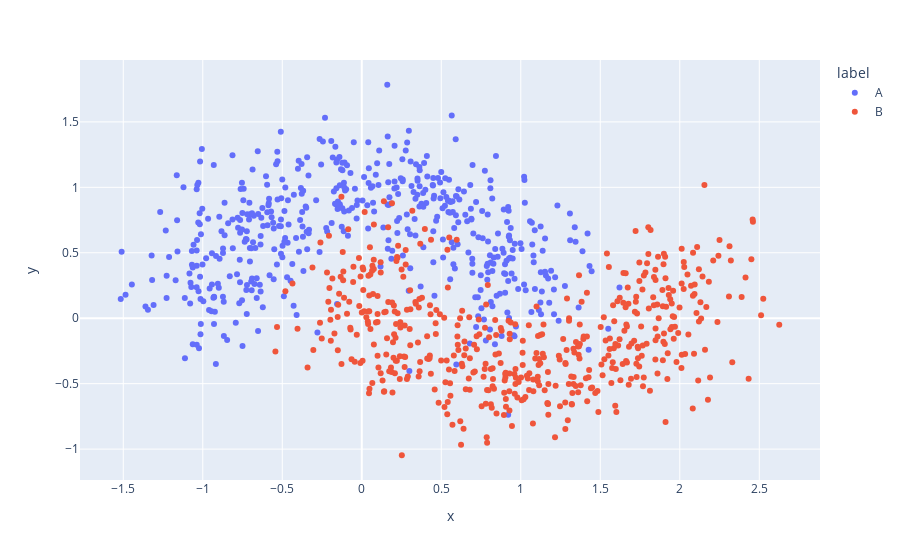

The code cell stored with this chart in its notebook:
### Code cell
px.scatter(moons_df, x='x', y='y', color = 'label')

### Figure 1 — Plotly figure (JSON) as saved in the notebook; plotly's stock layout.template omitted (floating-point values rounded to 4 significant figures; data arrays with more than 128 entries replaced by an {"elided": "..."} marker saying what was removed)
{"data": [{"hovertemplate": "label=A<br>x=%{x}<br>y=%{y}<extra></extra>", "legendgroup": "A", "marker": {"color": "#636efa", "symbol": "circle"}, "mode": "markers", "name": "A", "orientation": "v", "showlegend": true, "type": "scatter", "x": {"elided": "500 float values"}, "xaxis": "x", "y": {"elided": "500 float values"}, "yaxis": "y"}, {"hovertemplate": "label=B<br>x=%{x}<br>y=%{y}<extra></extra>", "legendgroup": "B", "marker": {"color": "#EF553B", "symbol": "circle"}, "mode": "markers", "name": "B", "orientation": "v", "showlegend": true, "type": "scatter", "x": {"elided": "500 float values"}, "xaxis": "x", "y": {"elided": "500 float values"}, "yaxis": "y"}], "layout": {"autosize": true, "legend": {"title": {"text": "label"}, "tracegroupgap": 0}, "margin": {"t": 60}, "xaxis": {"anchor": "y", "autorange": true, "domain": [0, 1], "range": [-1.762, 2.872], "title": {"text": "x"}, "type": "linear"}, "yaxis": {"anchor": "x", "autorange": true, "domain": [0, 1], "range": [-1.266, 2.003], "title": {"text": "y"}, "type": "linear"}}}
